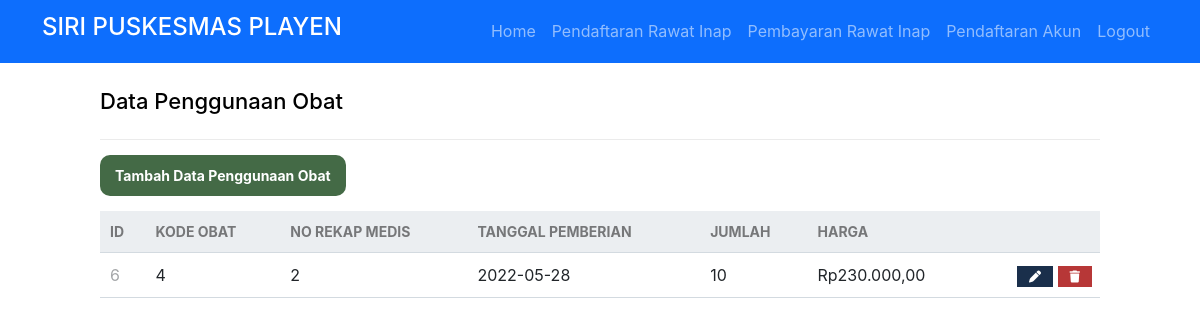
/perawat/penggunaanObat/read.php (signed in), run on an earlier commit of the app's database.
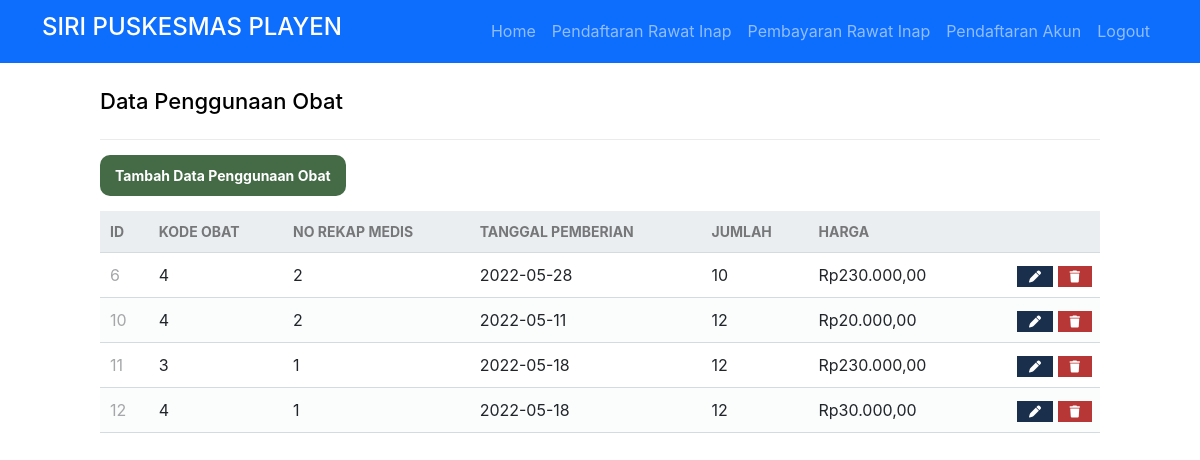
And on a later commit of the database.
### tables this page shows
CREATE TABLE `penggunaan_obat` (
  `id_penggunaan_obat` int(11) NOT NULL,
  `no_rekap_medis` int(255) NOT NULL,
  `tanggal_pemberian` date NOT NULL,
  `kd_obat` int(11) NOT NULL,
  `jumlah` int(100) NOT NULL,
  `harga` int(100) NOT NULL
);

### db/func.php (called while the page is built, shortened)
<?php
function rupiah($angka){
    $hasil = "Rp" . number_format($angka, '2', ',', '.');
    return $hasil;
}
?>

### perawat/penggunaanObat/read.php (the view, shortened to what this page needs)
<?php
if ($_SESSION['username'] == '') {
	echo "<script>
    alert('Anda Harus Login terlebih dahulu');
    window.location.href='./auth/fmasuk.php';
    </script>";
} else {
?>
	<!DOCTYPE html>
	<html>
	<head>
		<link href="../../db/style.css" rel="stylesheet" type="text/css">
		<link href="https://cdn.jsdelivr.net/npm/bootstrap@5.2.0-beta1/dist/css/bootstrap.min.css" rel="stylesheet">
	</head>
	<body>
		<nav class="navbar navbar-expand-sm navbar-dark bg-primary">
			<div class="container">
				<a class="navbar-brand" href="#">
					<h4>SIRI PUSKESMAS PLAYEN </h3>
				</a>
				<ul class="navbar-nav ml-auto mt-2 mt-lg-0 d-flex align-items-center">
					<li class="nav-item">
						<a class="nav-link menu " id="menuHome" href="../../index.php">Home</a>
					</li>
					<?PHP if ($_SESSION['role_id'] == 1) { ?>
						<li class="nav-item">
							<a class="nav-link menu" id="daftarrawatinap" href="./pasien/daftarrawatinap.php"><i class=""></i>Pendaftaran Rawat Inap</a>
						</li>
						<li class="nav-item">
							<a class="nav-link menu" id="bayarrawatinap" href="./pasien/bayarrawatinap.php"><i class=""></i>Pembayaran Rawat Inap</a>
						</li>
						<li class="nav-item">
							<a class="nav-link menu" id="daftarakun" href="./pasien/daftarakun.php"><i class=""></i>Pendaftaran Akun</a>
						</li>
					<?PHP } ?>
					<li class="nav-item">
						<a class="nav-link menu" id="logout" href="../../auth/sLogout.php"><i class=""></i>Logout</a>
					</li>
				</ul>
			</div>
		</nav>
		<?php
		include("../../db/func.php");
		$pdo = pdo_connect_mysql();
		$page = isset($_GET['page']) && is_numeric($_GET['page']) ? (int)$_GET['page'] : 1;
		$records_per_page = 8;
		$stmt = $pdo->prepare('SELECT * FROM penggunaan_obat ORDER BY id_penggunaan_obat LIMIT :current_page, :record_per_page');
		$stmt->bindValue(':current_page', ($page - 1) * $records_per_page, PDO::PARAM_INT);
		$stmt->bindValue(':record_per_page', $records_per_page, PDO::PARAM_INT);
		$stmt->execute();
		$Penggunaans = $stmt->fetchAll(PDO::FETCH_ASSOC);
		?>
		<div class="content read">
			<h2>Data Penggunaan Obat</h2>
			<a href="./create.php" class="menu create-dokter" id="tambahDokter">Tambah Data Penggunaan Obat</a>
			<table>
				<thead>
					<tr>
						<td>ID</td>
						<td>KODE OBAT</td>
						<td>NO REKAP MEDIS</td>
						<td>TANGGAL PEMBERIAN</td>
						<td>JUMLAH</td>
						<td>HARGA</td>
						<td></td>
					</tr>
				</thead>
				<tbody>
					<?php foreach ($Penggunaans as $penggunaan) : ?>
						<tr>
							<td><?= $penggunaan['id_penggunaan_obat'] ?></td>
							<td><?= $penggunaan['kd_obat'] ?></td>
							<td><?= $penggunaan['no_rekap_medis'] ?></td>
							<td><?= $penggunaan['tanggal_pemberian'] ?></td>
							<td><?= $penggunaan['jumlah'] ?></td>
							<td><?= rupiah($penggunaan['harga']) ?></td>
							<td class="actions">
								<a href="update.php?id_penggunaan_obat=<?= $penggunaan['id_penggunaan_obat'] ?>" class="menu edit" id="edit"><i class="fas fa-pen fa-xs"></i></a>
								<a href="delete.php?id_penggunaan_obat=<?= $penggunaan['id_penggunaan_obat'] ?>" class="menu trash" id="hapus"><i class="fas fa-trash fa-xs"></i></a>
							</td>
						</tr>
					<?php endforeach; ?>
				</tbody>
			</table>
		</div>
	<?php
}
	?>

### db/style.css (style rules this page uses)
* { box-sizing: border-box; font-family: -apple-system, BlinkMacSystemFont, "segoe ui", roboto, oxygen, ubuntu, cantarell, "fira sans", "droid sans", "helvetica neue", Arial, sans-serif; font-size: 16px; -webkit-font-smoothing: antialiased; -moz-osx-font-smoothing: grayscale; }
body { background-color: #FFFFFF; margin: 0; }
.content { width: 1000px; margin: 0 auto; }
.content h2 { margin: 0; padding: 25px 0; font-size: 22px; border-bottom: 1px solid #ebebeb; color: black; }
.read .create-dokter { display: inline-block; text-decoration: none; background-color: #446A46; font-weight: bold; font-size: 14px; color: #FFFFFF; padding: 10px 15px; margin: 15px 0; border-radius: 10px; }
.read table { width: 100%; padding-top: 30px; border-collapse: collapse; }
.read table thead { background-color: #ebeef1; border-bottom: 1px solid #d3dae0; }
.read table thead td { padding: 10px; font-weight: bold; color: #767779; font-size: 14px; }
.read table tbody tr { border-bottom: 1px solid #d3dae0; }
.read table tbody tr:nth-child(even) { background-color: #fbfcfc; }
.read table tbody tr td { padding: 10px; }
.read table tbody tr td:nth-child(1) { color: #a5a7a9; }
.read table tbody tr td.actions { padding: 8px; text-align: right; }
.read table tbody tr td.actions .edit, .read table tbody tr td.actions .trash { display: inline-flex; text-align: right; text-decoration: none; color: #FFFFFF; padding: 10px 12px; }
.read table tbody tr td.actions .trash { background-color: #b73737; }
.read table tbody tr td.actions .edit { background-color: #1A2F4B; }

What changed in the data, as far as the page shows it:
added penggunaan_obat: id_penggunaan_obat "10", kd_obat "4", no_rekap_medis "2", tanggal_pemberian "2022-05-11", jumlah "12", harga "Rp20.000,00"
added penggunaan_obat: id_penggunaan_obat "11", kd_obat "3", no_rekap_medis "1", tanggal_pemberian "2022-05-18", jumlah "12", harga "Rp230.000,00"
added penggunaan_obat: id_penggunaan_obat "12", kd_obat "4", no_rekap_medis "1", tanggal_pemberian "2022-05-18", jumlah "12", harga "Rp30.000,00"
